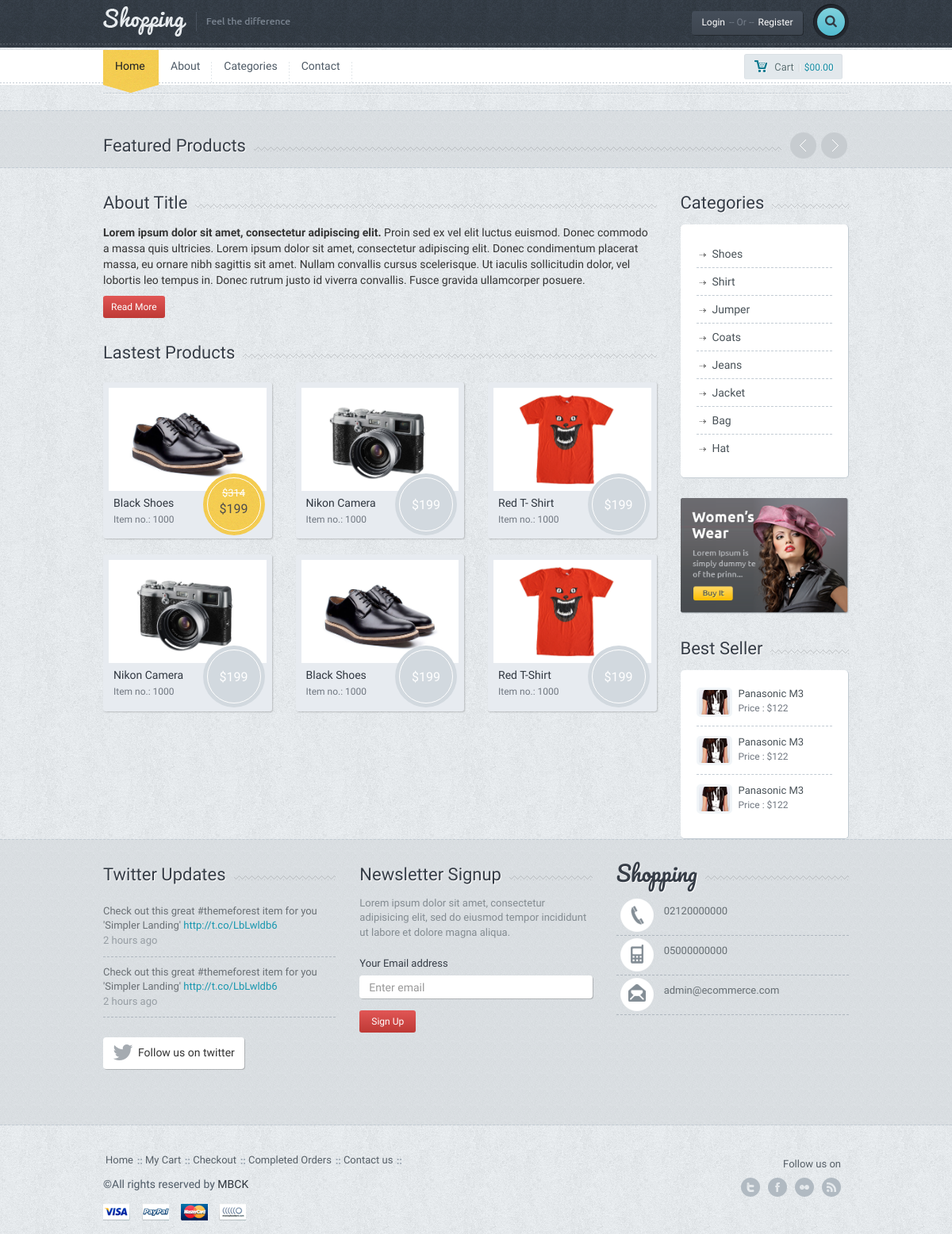
The page / on the database its author committed.
### tables this page shows
CREATE TABLE `setting` (
  `setting_id` int(11) NOT NULL,
  `setting_logo` varchar(150) DEFAULT NULL,
  `setting_url` varchar(50) NOT NULL,
  `setting_title` varchar(250) DEFAULT NULL,
  `setting_description` varchar(250) DEFAULT NULL,
  `setting_keywords` varchar(250) DEFAULT NULL,
  `setting_author` varchar(100) DEFAULT NULL,
  `setting_tel` varchar(50) DEFAULT NULL,
  `setting_gsm` varchar(50) DEFAULT NULL,
  `setting_fax` varchar(50) DEFAULT NULL,
  `setting_mail` varchar(50) DEFAULT NULL,
  `setting_district` varchar(50) DEFAULT NULL,
  `setting_country` varchar(50) DEFAULT NULL,
  `setting_adress` varchar(250) DEFAULT NULL,
  `setting_time` varchar(250) DEFAULT NULL,
  `setting_maps` varchar(250) DEFAULT NULL,
  `setting_analystic` varchar(250) DEFAULT NULL,
  `setting_desk` varchar(250) DEFAULT NULL,
  `setting_facebook` varchar(100) DEFAULT NULL,
  `setting_twitter` varchar(100) DEFAULT NULL,
  `setting_google` varchar(100) DEFAULT NULL,
  `setting_youtube` varchar(100) DEFAULT NULL,
  `setting_smtphost` varchar(50) DEFAULT NULL,
  `setting_smtppassword` varchar(50) DEFAULT NULL,
  `setting_smtpport` varchar(50) DEFAULT NULL,
  `setting_live` enum('0','1') NOT NULL DEFAULT '1'
);

CREATE TABLE `menu` (
  `menu_id` int(11) NOT NULL,
  `menu_top` varchar(50) NOT NULL,
  `menu_name` varchar(100) NOT NULL,
  `menu_detail` text NOT NULL,
  `menu_url` varchar(250) NOT NULL,
  `menu_order` int(2) NOT NULL,
  `menu_status` enum('0','1') NOT NULL,
  `menu_seourl` varchar(250) NOT NULL
);

CREATE TABLE `about` (
  `about_id` int(11) NOT NULL,
  `about_title` varchar(250) NOT NULL,
  `about_content` text NOT NULL,
  `about_video` varchar(50) NOT NULL,
  `about_vision` varchar(500) NOT NULL,
  `about_mission` varchar(500) NOT NULL
);

CREATE TABLE `categories` (
  `category_id` int(11) NOT NULL,
  `category_name` varchar(100) NOT NULL,
  `category_top` int(2) NOT NULL,
  `category_seourl` varchar(250) NOT NULL,
  `category_order` int(2) NOT NULL,
  `category_status` enum('0','1') NOT NULL DEFAULT '1'
);

### admin/production/function.php (called while the page is built, shortened)
<?php
function seo($str, $options = array())
{
    $str = mb_convert_encoding((string)$str, 'UTF-8', mb_list_encodings());
    $defaults = array(
        'delimiter' => '-',
        'limit' => null,
        'lowercase' => true,
        'replacements' => array(),
        'transliterate' => true
    );
    $options = array_merge($defaults, $options);
    $str = preg_replace(array_keys($options['replacements']), $options['replacements'], $str);
    if ($options['transliterate']) {
        $str = str_replace(array_keys($char_map), $char_map, $str);
    }
    $str = preg_replace('/[^\p{L}\p{Nd}]+/u', $options['delimiter'], $str);
    $str = preg_replace('/(' . preg_quote($options['delimiter'], '/') . '){2,}/', '$1', $str);
    $str = mb_substr($str, 0, ($options['limit'] ? $options['limit'] : mb_strlen($str, 'UTF-8')), 'UTF-8');
    $str = trim($str, $options['delimiter']);
    return $options['lowercase'] ? mb_strtolower($str, 'UTF-8') : $str;
}
?>

### index.php (the view, shortened to what this page needs)
<?php
require_once 'header.php';
$sql=$db->prepare("SELECT * FROM about WHERE about_id=:id");
$sql->execute(['id' => 1]);
$aboutbring=$sql->fetch(PDO::FETCH_ASSOC);
?>
	<div class="container">
		<div class="lines"></div>
		<?php require_once 'slider.php'; ?>
	</div>
	<div class="f-widget featpro">
		<div class="container">
			<div class="title-widget-bg">
				<div class="title-widget">Featured Products</div>
				<div class="carousel-nav">
					<a class="prev"></a>
					<a class="next"></a>
				</div>
			</div>
		</div>
	</div>
	<div class="container">
		<div class="row">
			<div class="col-md-9">
				<div class="title-bg">
					<div class="title"><?php echo $aboutbring['about_title']; ?></div>
				</div>
				<p class="ct">
					<?php echo substr($aboutbring['about_content'],0,1000); ?>
				</p>
				<a href="about" class="btn btn-default btn-red btn-sm">Read More</a>
				<div class="title-bg">
					<div class="title">Lastest Products</div>
				</div>
				<div class="row prdct">
					<div class="col-md-4">
						<div class="productwrap">
							<div class="pr-img">
								<a href="product.htm"><img src="images\sample-2.jpg" alt="" class="img-responsive"></a>
								<div class="pricetag on-sale"><div class="inner on-sale"><span class="onsale"><span class="oldprice">$314</span>$199</span></div></div>
							</div>
							<span class="smalltitle"><a href="product.htm">Black Shoes</a></span>
							<span class="smalldesc">Item no.: 1000</span>
						</div>
					</div>
					<div class="col-md-4">
						<div class="productwrap">
						<div class="pr-img">
							<a href="product.htm"><img src="images\sample-1.jpg" alt="" class="img-responsive"></a>
							<div class="pricetag"><div class="inner">$199</div></div>
						</div>
							<span class="smalltitle"><a href="product.htm">Nikon Camera</a></span>
							<span class="smalldesc">Item no.: 1000</span>
						</div>
					</div>
					<div class="col-md-4">
						<div class="productwrap">
						<div class="pr-img">
							<a href="product.htm"><img src="images\sample-3.jpg" alt="" class="img-responsive"></a>
							<div class="pricetag"><div class="inner">$199</div></div>
						</div>
							<span class="smalltitle"><a href="product.htm">Red T- Shirt</a></span>
							<span class="smalldesc">Item no.: 1000</span>
						</div>
					</div>
					<div class="col-md-4">
						<div class="productwrap">
						<div class="pr-img">
							<a href="product.htm"><img src="images\sample-1.jpg" alt="" class="img-responsive"></a>
							<div class="pricetag"><div class="inner">$199</div></div>
						</div>
							<span class="smalltitle"><a href="product.htm">Nikon Camera</a></span>
							<span class="smalldesc">Item no.: 1000</span>
						</div>
					</div>
					<div class="col-md-4">
						<div class="productwrap">
						<div class="pr-img">
							<a href="product.htm"><img src="images\sample-2.jpg" alt="" class="img-responsive"></a>
							<div class="pricetag"><div class="inner">$199</div></div>
						</div>
							<span class="smalltitle"><a href="product.htm">Black Shoes</a></span>
							<span class="smalldesc">Item no.: 1000</span>
						</div>
					</div>
					<div class="col-md-4">
						<div class="productwrap">
						<div class="pr-img">
							<a href="product.htm"><img src="images\sample-3.jpg" alt="" class="img-responsive"></a>
							<div class="pricetag"><div class="inner">$199</div></div>
						</div>
							<span class="smalltitle"><a href="product.htm">Red T-Shirt</a></span>
							<span class="smalldesc">Item no.: 1000</span>
						</div>
					</div>
				</div>
				<div class="spacer"></div>
			</div>
			<?php require_once 'sidebar.php'; ?>
		</div>
	</div>
<?php
require_once 'footer.php';
?>

### header.php (shortened to what this page needs)
<?php
    require_once 'admin/system/connect.php';
	require_once 'admin/production/function.php';
	$sql=$db->prepare("SELECT * FROM setting WHERE setting_id=:id");
	$sql->execute(['id' => 1]);
	$settingbring=$sql->fetch(PDO::FETCH_ASSOC);
	$usersql=$db->prepare("SELECT * FROM user WHERE user_mail=:mail");
    $usersql->execute(['mail' => $_SESSION['usercustomer_mail']]);
    $userbring=$usersql->fetch(PDO::FETCH_ASSOC);
?>
<!DOCTYPE html>
<html lang="en">
  <head>
	<link href='font-awesome\css\font-awesome.css' rel="stylesheet" type="text/css">
    <link href="bootstrap\css\bootstrap.min.css" rel="stylesheet">
	<link rel="stylesheet" href="style.css">
	<link rel="stylesheet" type="text/css" href="js\product\jquery.fancybox.css?v=2.1.5" media="screen">
	<link rel="stylesheet" href="css\owl.carousel.css">
	<link rel="stylesheet" href="css\owl.transitions.css">
  </head>
  <body>
  <div id="wrapper">
	<div class="header">
		<div class="container">
			<div class="row">
				<div class="col-xs-6 col-md-4 main-logo">
					<a href="index"><img src="<?php echo $settingbring['setting_logo']; ?>" alt="logo" class="logo img-responsive"></a>
				</div>
				<div class="col-md-8">
					<div class="pushright">
						<div class="top">
							<?php
								if(!isset($_SESSION['usercustomer_mail'])) {
							?>
								<a href="#" id="reg" class="btn btn-default btn-dark">Login<span>-- Or --</span>Register</a>
							<?php } else { ?>
								<a href="#" class="btn btn-default btn-dark">Welcome<span><?php echo $userbring['user_name']; ?> </span></a>
							<?php } ?>
							<div class="srch-wrap">
								<a href="#" id="srch" class="btn btn-default btn-search"><i class="fa fa-search"></i></a>
							</div>
						</div>
					</div>
				</div>
			</div>
		</div>
		<div class="dashed"></div>
	</div>
	<div class="main-nav">
		<div class="navbar navbar-default navbar-static-top">
			<div class="container">
				<div class="row">
					<div class="col-md-10">
						<div class="navbar-collapse collapse">
							<ul class="nav navbar-nav">
								<li><a href="index" class="active">Home</a><div class="curve"></div></li>
								<?php
									$menucontrol=$db->prepare("SELECT * FROM menu where menu_status=:mstatus order by menu_order ASC limit 5");
									$menucontrol->execute(
										[
											'mstatus' => 1
										]
									);
									while($menubring=$menucontrol->fetch(PDO::FETCH_ASSOC)) {
								?>
									<li><a href="<?php if(!empty($menubring['menu_url'])) { echo $menubring['menu_url']; } else { echo "page-".seo($menubring['menu_name']);} ?>"><?php echo $menubring['menu_name']?></a></li>
								<?php } ?>
							</ul>
						</div>
					</div>
					<div class="col-md-2 machart">
						<button id="popcart" class="btn btn-default btn-chart btn-sm "><span class="mychart">Cart</span>|<span class="allprice">$00.00</span></button>
					</div>
				</div>
			</div>
		</div>
	</div>

### sidebar.php
<div class="col-md-3">
				<div class="title-bg">
					<div class="title">Categories</div>
				</div>
				<div class="categorybox">
					<ul>
						<?php
							$categorycontrol=$db->prepare("SELECT * FROM categories order by category_order ASC");
							$categorycontrol->execute();
							while($categorybring=$categorycontrol->fetch(PDO::FETCH_ASSOC)) {
						?>
						<li><a href="category-<?=seo($categorybring["category_name"])?>"><?php echo $categorybring['category_name'] ?></a></li>
						<?php } ?>
					</ul>
				</div>
				<div class="ads">
					<a href="product.htm"><img src="images\ads.png" class="img-responsive" alt=""></a>
				</div>
				<div class="title-bg">
					<div class="title">Best Seller</div>
				</div>
				<div class="best-seller">
					<ul>
						<li class="clearfix">
							<a href="#"><img src="images\demo-img.jpg" alt="" class="img-responsive mini"></a>
							<div class="mini-meta">
								<a href="#" class="smalltitle2">Panasonic M3</a>
								<p class="smallprice2">Price : $122</p>
							</div>
						</li>
						<li class="clearfix">
							<a href="#"><img src="images\demo-img.jpg" alt="" class="img-responsive mini"></a>
							<div class="mini-meta">
								<a href="#" class="smalltitle2">Panasonic M3</a>
								<p class="smallprice2">Price : $122</p>
							</div>
						</li>
						<li class="clearfix">
							<a href="#"><img src="images\demo-img.jpg" alt="" class="img-responsive mini"></a>
							<div class="mini-meta">
								<a href="#" class="smalltitle2">Panasonic M3</a>
								<p class="smallprice2">Price : $122</p>
							</div>
						</li>
					</ul>
				</div>
			</div>

### footer.php (shortened to what this page needs)
<div class="f-widget">
		<div class="container">
			<div class="row">
				<div class="col-md-4">
					<div class="title-widget-bg">
						<div class="title-widget">Twitter Updates</div>
					</div>
					<ul class="tweets">
						<li>Check out this great #themeforest item for you
						'Simpler Landing' <a href="#">http://t.co/LbLwldb6 </a>
						<span>2 hours ago</span></li>
						<li class="lastone">Check out this great #themeforest item for you
						'Simpler Landing' <a href="#">http://t.co/LbLwldb6 </a>
						<span>2 hours ago</span></li>
					</ul>
					<a href="#" class="btn btn-default btn-follow"><i class="fa fa-twitter fa-2x"></i><div>Follow us on twitter</div></a>
				</div>
				<div class="col-md-4">
					<div class="title-widget-bg">
						<div class="title-widget">Newsletter Signup</div>
					</div>
					<div class="newsletter">
						<p>
							Lorem ipsum dolor sit amet, consectetur adipisicing elit, sed do eiusmod tempor incididunt ut labore et dolore magna aliqua.
						</p>
						<form role="form">
							<div class="form-group">
								<label>Your Email address</label>
								<input type="email" class="form-control newstler-input" id="exampleInputEmail1" placeholder="Enter email">
								<button class="btn btn-default btn-red btn-sm">Sign Up</button>
							</div>
						</form>
					</div>
				</div>
				<div class="col-md-4">
					<div class="title-widget-bg">
						<div class="title-widget-cursive">Shopping</div>
					</div>
					<ul class="contact-widget">
						<li class="fphone"><?php echo $settingbring['setting_tel']; ?></li>
						<li class="fmobile"><?php echo $settingbring['setting_gsm']; ?></li>
						<li class="fmail lastone"><?php echo $settingbring['setting_mail']; ?></li>
					</ul>
				</div>
			</div>
			<div class="spacer"></div>
		</div>
	</div>
	<div class="footer">
		<div class="container">
			<div class="row">
				<div class="col-md-9">
					<ul class="footermenu">
						<li><a href="index-1.htm">Home</a></li>
						<li><a href="cart.htm">My Cart</a></li>
						<li><a href="checkout.htm">Checkout</a></li>
						<li><a href="order.htm">Completed Orders</a></li>
						<li><a href="contact.htm">Contact us</a></li>
					</ul>
					<div class="f-credit">&copy;All rights reserved by <a href="#"><?php echo $settingbring['setting_author']; ?></a></div>
					<a href=""><div class="payment visa"></div></a>
					<a href=""><div class="payment paypal"></div></a>
					<a href=""><div class="payment mc"></div></a>
					<a href=""><div class="payment nh"></div></a>
				</div>
				<div class="col-md-3">
					<div class="followon">Follow us on</div>
					<div class="fsoc">
						<a href="http://<?php echo $settingbring['setting_twitter']; ?>" class="ftwitter">twitter</a>
						<a href="http://<?php echo $settingbring['setting_facebook']; ?>" class="ffacebook">facebook</a>
						<a href="http://<?php echo $settingbring['setting_youtube']; ?>" class="fflickr">youtube</a>
						<a href="http://<?php echo $settingbring['setting_google']; ?>" class="ffeed">google</a>
					</div>
					<div class="clearfix"></div>
				</div>
			</div>
		</div>
	</div>
	</div>
  </body>
</html>

### rows shown on the page
setting: setting_logo (picture), setting_tel "02120000000", setting_gsm "05000000000", setting_mail "admin@ecommerce.com", setting_author "MBCK"
menu: menu_name "About"
menu: menu_name "Categories"
menu: menu_name "Contact"
about: about_title "About Title", about_content "Lorem ipsum dolor sit amet, consectetur adipiscing elit. Proin sed ex vel elit luctus euismod. Donec commodo a massa quis ultricies. Lorem ipsum dolor sit amet, consectetur adipiscing elit. Donec condimentum placerat massa, eu ornare nibh sagittis sit amet. Nullam convallis cursus scelerisque. Ut iaculis sollicitudin dolor, vel lobortis leo tempus in. Donec rutrum justo id viverra convallis. Fusce gravida ullamcorper posuere."
categories: category_name "Shoes"
categories: category_name "Shirt"
categories: category_name "Jumper"
categories: category_name "Coats"
categories: category_name "Jeans"
categories: category_name "Jacket"
categories: category_name "Bag"
categories: category_name "Hat"
